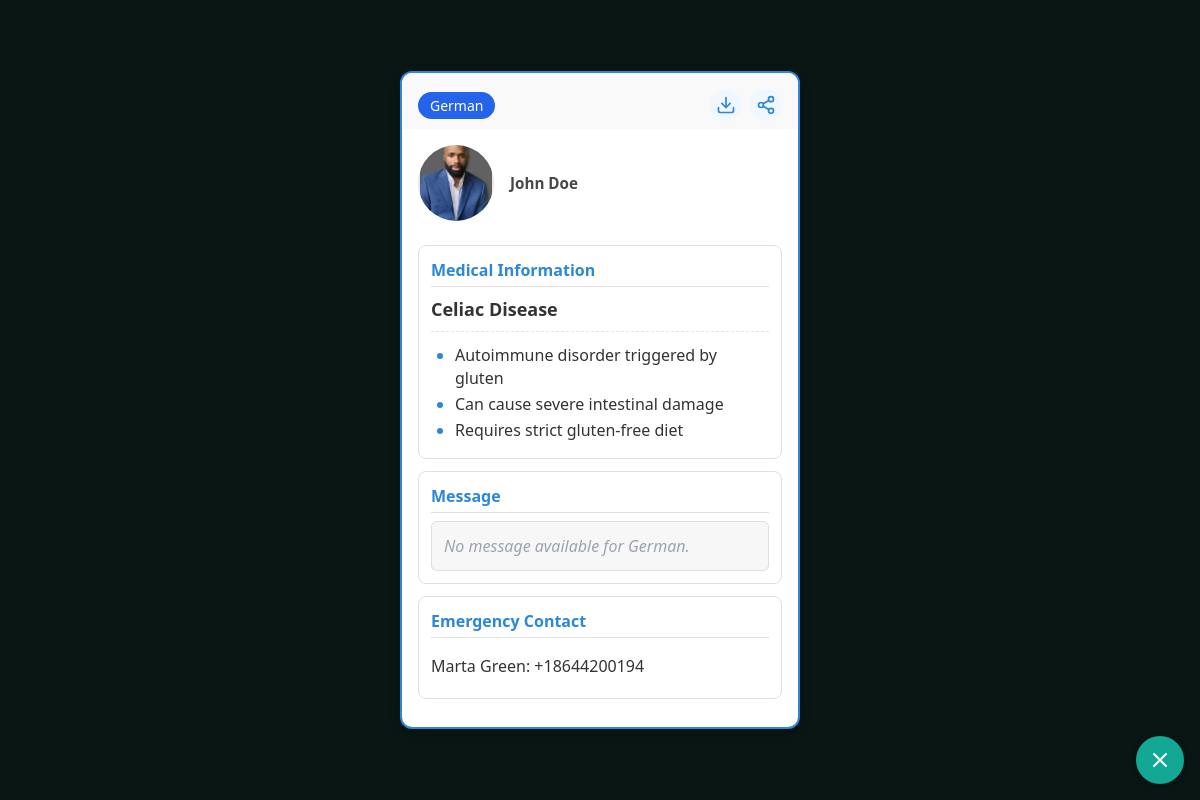
Page /emergency_cards/card/fullscreen/ (signed in) on the earlier database version.
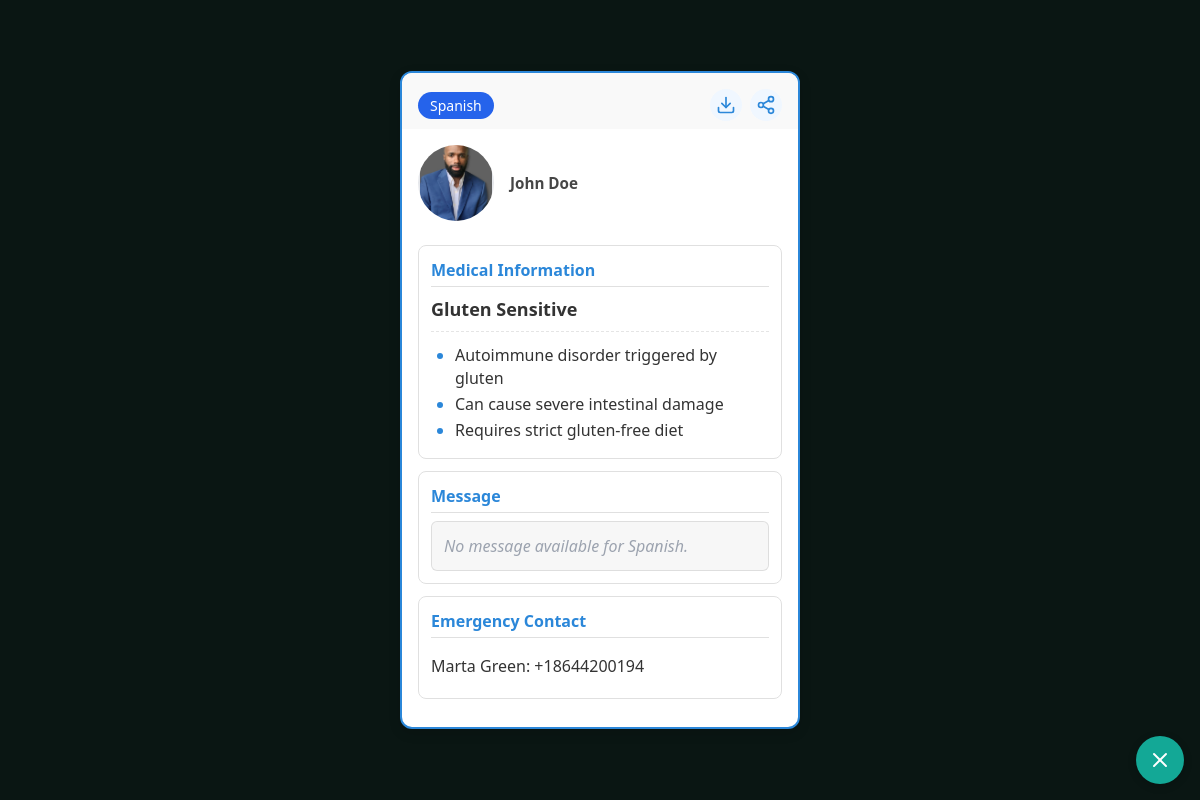
Same page on the later database version.
### emergency_cards/models.py (models this page shows, shortened)
class EmergencyCard(models.Model):
    THEME_DARK = 'dark'
    THEME_MEDICAL = 'medical'
    THEME_MINIMAL = 'minimal'
    THEME_CHOICES = [
        (THEME_DARK, 'Dark Theme'),
        (THEME_MEDICAL, 'Medical Theme'),
        (THEME_MINIMAL, 'Minimal Theme'),
    ]
    LANGUAGE_CHOICES = [
        ('en', 'English'),
        ('es', 'Spanish'),
        ('fr', 'French'),
        ('de', 'German'),
        ('it', 'Italian'),
        ('pt', 'Portuguese'),
        ('ja', 'Japanese'),
        ('zh', 'Chinese'),
    ]
    SEVERITY_CHOICES = [
        ('CEL', 'Celiac Disease'),
        ('SEN', 'Gluten Sensitive'),
        ('ALL', 'Wheat/Gluten Allergy'),
    ]
    user = models.OneToOneField(User, on_delete=models.CASCADE)
    name = models.CharField(max_length=100, blank=True)
    user_name = models.CharField(max_length=255, blank=True, null=True)
    condition = models.CharField(max_length=3, choices=SEVERITY_CHOICES, default='CEL',
                                 verbose_name='Condition',
                                 help_text='Select the option that best describes your dietary restriction')
    emergency_contact_name = models.CharField(max_length=100, blank=True,
                                             verbose_name='Emergency Contact Name',
                                             help_text='Person to contact in case of an emergency')
    emergency_contact_phone = models.CharField(max_length=20, blank=True,
                                              verbose_name='Emergency Contact Phone',
                                              help_text='Include country code if traveling internationally (e.g., +1 555-123-4567).')
    emergency_contact_relationship = models.CharField(max_length=50, blank=True,
                                                     verbose_name='Emergency Contact Relationship')
    date_of_birth = models.DateField(null=True, blank=True)
    blood_type = models.CharField(max_length=10, blank=True)
    medical_conditions = models.TextField(blank=True)
    medications = models.TextField(blank=True)
    allergies = models.TextField(blank=True)
    notes = models.TextField(blank=True)
    custom_note = models.TextField(blank=True,
                                  verbose_name='Personal Note',
                                  help_text='Optional: Add a personal note to your emergency card')
    language = models.CharField(max_length=2, choices=LANGUAGE_CHOICES, default='en')
    preferred_language = models.CharField(max_length=2, choices=LANGUAGE_CHOICES, default='en',
                                         verbose_name='Preferred Language',
                                         help_text='The primary language for your card interface')
    profile_picture = models.ImageField(upload_to='emergency_cards/', null=True, blank=True)
    show_profile_pic = models.BooleanField(default=True, verbose_name='Show Profile Picture')
    theme = models.CharField(max_length=20, choices=THEME_CHOICES, default=THEME_MINIMAL)
    translations = models.JSONField(default=dict, blank=True,
                                   verbose_name='Translations',
                                   help_text='Stores translations of the custom note')
    created_at = models.DateTimeField(auto_now_add=True)
    updated_at = models.DateTimeField(auto_now=True)

### emergency_cards/views.py (the view)
# urls.py: path('card/fullscreen/', views.fullscreen_card, name='fullscreen_card'),  # fullscreen view
@login_required
def fullscreen_card(request):
    card = get_object_or_404(EmergencyCard, user=request.user)
    requested_lang = request.GET.get('lang', card.preferred_language or 'en').lower()
    valid_langs = [choice[0].lower() for choice in EmergencyCard.LANGUAGE_CHOICES]
    if requested_lang.lower() not in valid_langs:
        requested_lang = card.preferred_language.lower() if card.preferred_language else 'en' # Fallback
    current_lang = requested_lang # Keep it lowercase throughout
    language_choices = {code: name for code, name in EmergencyCard.LANGUAGE_CHOICES}
    current_lang_display = language_choices.get(current_lang, current_lang) # Get display name
    return render(request, 'emergency_cards/fullscreen_card.html', {
        'card': card,
        'theme': card.theme,
        'current_lang': current_lang,
        'current_lang_display': current_lang_display,
        'language_choices': language_choices # Pass all choices for switcher
    })

### subscription/context_processors.py (called while the page is built)
def subscription_status(request):
    return {
        'is_premium': True,
        'subscription_plan': 'premium',
        'subscription_status': 'active'
    }

### templates/emergency_cards/fullscreen_card.html (shortened to what the changed rows need)
{% load static %}
{% load emergency_card_filters %}
<!DOCTYPE html>
<html lang="en">
<head>
    <link href="https://cdn.jsdelivr.net/npm/tailwindcss@2.2.19/dist/tailwind.min.css" rel="stylesheet">
    <link href="{% static 'css/emergency_card_themes.css' %}" rel="stylesheet">
</head>
<body>
    <div class="fullscreen-container">
        <div class="card-wrapper">
            <div class="card-inner card-{{ theme|default:'pastel' }} emergency-card-theme-{{ theme|default:'pastel' }} rounded-lg overflow-hidden">
                <div class="card-header p-4 pb-2">
                    <div class="flex justify-between items-center">
                        <div class="language-label">
                            <span class="language-indicator px-3 py-1 bg-blue-600 text-white rounded-full text-sm font-medium">
                                {{ current_lang_display }}
                            </span>
                        </div>
                    </div>
                </div>
                <div class="card-title-section px-4 py-4">
                    <div class="flex items-center gap-4">
                        {% if card.profile_picture and card.show_profile_pic %}
                        <div class="avatar-circle-large">
                            <div class="w-20 h-20 md:w-24 md:h-24 overflow-hidden rounded-full border-2 border-teal-400">
                                <img src="{{ card.profile_picture.url }}" alt="Profile Picture" class="w-full h-full object-cover">
                            </div>
                        </div>
                        {% endif %}
                        <div class="person-info">
                            <h2 class="person-name text-xl font-bold">{{ card.user_name|default:card.user.get_full_name }}</h2>
                        </div>
                    </div>
                </div>
                <div class="card-body p-4 pt-2">
                    <div class="info-section mb-3">
                        <div class="section-content">
                            <div class="condition-display mb-2 font-bold text-lg">
                                {{ card.get_condition_display|default:"Celiac Disease" }}
                            </div>
                            <ul class="bullet-list">
                                <li>Autoimmune disorder triggered by gluten</li>
                                <li>Can cause severe intestinal damage</li>
                                <li>Requires strict gluten-free diet</li>
                            </ul>
                        </div>
                    </div>
                    <div class="info-section mb-3">
                        <div class="section-content message-content">
                            {% with lang_key=current_lang.lower %}
                                {% if card.translations and lang_key in card.translations and card.translations|get_dict_value:lang_key %}
                                    {{ card.translations|get_dict_value:lang_key|linebreaksbr }}
                                {% elif card.translations and 'en' in card.translations and card.translations|get_dict_value:'en' %}
                                     {{ card.translations|get_dict_value:'en'|linebreaksbr }}
                                {% else %}
                                    <span class="text-gray-400 italic">No message available for {{ current_lang_display }}.</span>
                                {% endif %}
                            {% endwith %}
                        </div>
                    </div>
                    <div class="info-section">
                        <div class="section-content">
                            {% if card.emergency_contact_name %}
                            <p class="contact-info">{{ card.emergency_contact_name }}: {{ card.emergency_contact_phone }}</p>
                            {% else %}
                            <p class="contact-info italic text-gray-500">No emergency contact listed.</p>
                            {% endif %}
                        </div>
                    </div>
                </div>
            </div>
        </div>
    </div>
</body>
</html>

Differences in the rows shown:
changed EmergencyCard "Marta Green": condition "Celiac Disease" → "Gluten Sensitive"
Other differences:
{{ current_lang_display }}: "German" → "Spanish"
